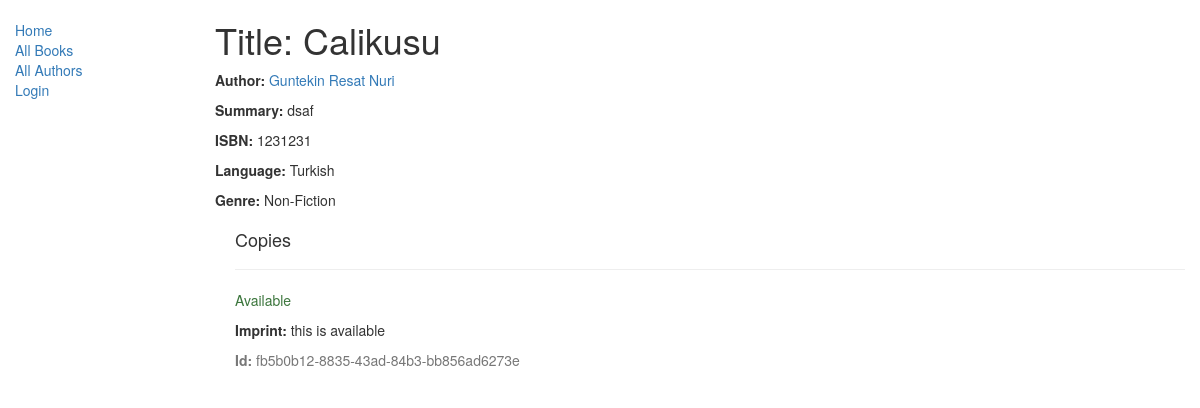
Page /catalog/book/5 on the committed database.
### catalog/models.py (models this page shows, shortened)
class Book(models.Model):
	title = models.CharField(max_length=200)
	author = models.ForeignKey('Author', on_delete = models.SET_NULL, null = True)
	summary = models.TextField(max_length=1000, help_text='Enter a brief description of the book')
	isbn = models.CharField('ISBN', max_length=13, help_text='13 Character <a href = "https://www.isbn-international.org/content/what-isbn">ISBN number</a>')
	genre = models.ManyToManyField(Genre, help_text='Select a genre for this book')
	language = models.ForeignKey('Language', on_delete = models.SET_NULL, null=True)
	def display_genre(self):
		'''
		Creates a string for the Genre. This is required to diplay genre in Admin.
		'''
		return ' | '.join([genre.name for genre in self.genre.all()[:3] ])
	display_genre.short_description = 'Genre'

class Author(models.Model):
	first_name = models.CharField(max_length=100)
	last_name = models.CharField(max_length=100)
	date_of_birth = models.DateField(null=True, blank=True)
	date_of_death = models.DateField('Died', null=True, blank=True)
	class Meta:
		ordering = ['last_name', 'first_name']
	def __str__(self):
		return '{0} {1}'.format(self.last_name, self.first_name)

class Language(models.Model):
	name = models.CharField(max_length=200, help_text='Enter a book language')
	def __str__(self):
		return self.name

class Genre(models.Model):
	name = models.CharField(max_length=200, help_text='Enter a book genre (e.g. Science Fiction, French Poetry etc.')
	def __str__(self):
		return self.name

class BookInstance(models.Model):
	id = models.UUIDField(primary_key=True, default=uuid.uuid4, help_text='Unique ID for this particular book across whole library')
	book = models.ForeignKey('Book', on_delete=models.SET_NULL, null=True)
	imprint = models.CharField(max_length=200)
	due_back = models.DateField(null=True, blank=True)
	borrower = models.ForeignKey(User, on_delete=models.SET_NULL, null=True, blank=True)
	LOAN_STATUS = (
		('m', 'Maintenance'),
		('o', 'On loan'),
		('a', 'Available'),
		('r', 'Reserved'),
	)
	status = models.CharField(max_length=1, choices=LOAN_STATUS, blank=True, default='m', help_text='Book availability')
	class Meta:
		ordering = ['due_back']
		permissions = (("can_mark_returned", "Set book as returned"),)

### catalog/views.py (the view)
# urls.py: path('book/<int:pk>', views.BookDetailView.as_view(), name ='book-detail'),
class BookDetailView(generic.DetailView):
	model = Book

### catalog/templates/catalog/book_detail.html (shortened to what this page needs)
{% extends "base_generic.html" %}
{% block content %}
  <h1>Title: {{ book.title }}</h1>
  <p><strong>Author:</strong> <a href="">{{ book.author }}</a></p>
  <p><strong>Summary:</strong> {{ book.summary }}</p>
  <p><strong>ISBN:</strong> {{ book.isbn }}</p>
  <p><strong>Language:</strong> {{ book.language }}</p>
  <p><strong>Genre:</strong> {% for genre in book.genre.all %} {{ genre }}{% if not forloop.last %}, {% endif %}{% endfor %}</p>
  <div style="margin-left:20px;margin-top:20px">
    <h4>Copies</h4>
    {% for copy in book.bookinstance_set.all %}
    <hr>
    <p class="{% if copy.status == 'a' %}text-success{% elif copy.status == 'm' %}text-danger{% else %}text-warning{% endif %}">{{ copy.get_status_display }}</p>
    <p><strong>Imprint:</strong> {{copy.imprint}}</p>
    <p class="text-muted"><strong>Id:</strong> {{copy.id}}</p>
    {% endfor %}
  </div>
{% endblock %}

### rows in the picture
Book: title "Calikusu", author "Guntekin Resat Nuri", summary "dsaf", isbn "1231231", language "Turkish"
Genre: name "Non-Fiction"
BookInstance: status "Available", imprint "this is available", id "fb5b0b12-8835-43ad-84b3-bb856ad6273e"
